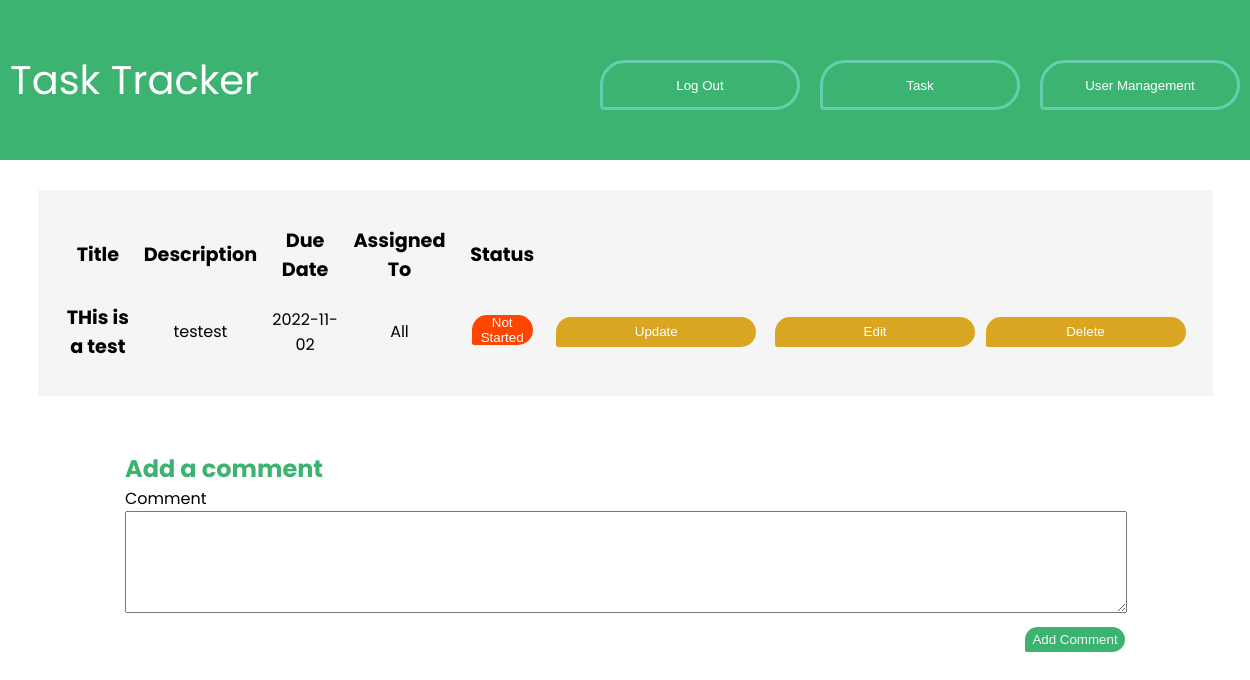
/viewTask/2 (signed in), run on an earlier commit of the app's database.
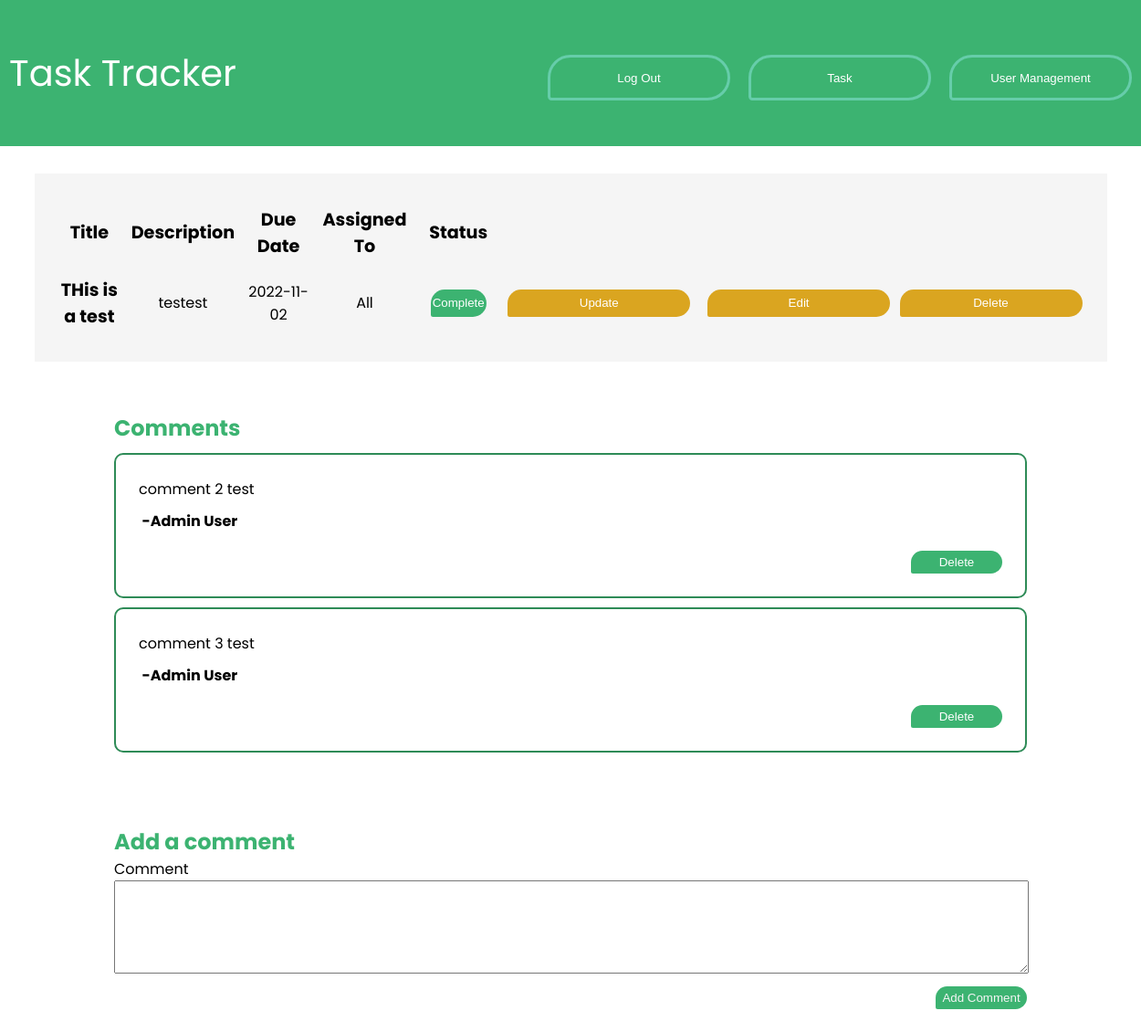
And on a later commit of the database.
### models.py (models this page shows, shortened)
class Comment(db.Model):
    id = db.Column(db.Integer, primary_key=True)
    content = db.Column(db.VARCHAR, nullable=False)
    todo_id = db.Column(db.Integer, db.ForeignKey("todo.id"), nullable=False)
    user_id = db.Column(db.Integer, db.ForeignKey("user.id"), nullable=False)

class User(db.Model):
    id = db.Column(db.Integer, primary_key=True)
    name = db.Column(db.String(4150))
    email = db.Column(db.String(4150), unique=True)
    username = db.Column(db.String(100), unique=True)
    password = db.Column(db.String(100))
    access = db.Column(db.Boolean)  # True if admin, False otherwise
    pinnedTask = db.Column(db.String(4150))

### app.py (the view)
@app.route('/viewTask/<int:task_id>')
def viewTask(task_id):
    global user
    user_list = User.query.all()
    if user == User:
        return redirect(url_for('login'))
    else:
        form = CommentForm()
        return render_template('viewTask.html', user=user, user_list=user_list,
                               todo=Todo.query.filter_by(id=task_id).first(), form=form)

### forms.py
class CommentForm(FlaskForm):
    class Meta:
        csrf = False
    comment = TextAreaField(validators=[Length(min=1)])
    submit = SubmitField('Add Comment')

### templates/viewTask.html (shortened to what this page needs)
<!DOCTYPE html>
<html lang="en">
<head>
    <link rel="stylesheet" href="../static/main.css">
</head>
<body>
    <div class= "index-wrapper">
        <a class="index-header" href="/">
            Task Tracker
        </a>
        <div class="top-contain">
            <a href="/logout">
                <button class="top-bar">Log Out</button>
            </a>
            <a href="/task">
                <button class="top-bar">Task</button>
            </a>
                <a href="/ViewUsers">
                    <button class="top-bar">User Management</button>
                </a>
        </div>
    </div>
    <div id="todo" class="todo">
        <table>
            <thead>
                <th>Title</th>
                <th>Description</th>
                <th>Due Date</th>
                <th>Assigned To</th>
                <th>Status</th>
                <th></th>
                <th></th>
            </thead>
            <tbody>
                <tr>
                    <td class="title">{{ todo.title }}</td>
                    <td>{{ todo.description }}</td>
                    <td>{{ todo.due }}</td>
                    <td>{{ todo.assigned }}</td>
                    <td>{% if todo.complete == 0 %}
                        <button class="notStarted">Not Started</button>
                    {% elif todo.complete == 1 %}
                        <button class="inProgress">In Progress</button>
                    {% else %}
                        <button class="complete">Complete</button>
                    {% endif %}</td>
                    <td><a href="/update/{{ todo.id }}">
                        <button class="task-button">Update</button>
                    </a></td>
                    {% if todo.createdBy == user.id or user.access == 1 %}
                        <td><a href="/editTask/{{ todo.id }}">
                            <button class="task-button">Edit</button>
                        </a></td>
                        <td><a href="/delete/{{ todo.id }}">
                            <button class="task-button">Delete</button>
                        </a></td>
                    {% endif %}</tr>
            </tbody>
        </table>
    </div>
    {% if todo.comments %}
  {% if todo.comments|length > 0 %}
  <div class="comment-container"> <h2>Comments</h2>
    <div>
    {% for comment in todo.comments %}
        {% for commentUser in user_list %}
            {% if commentUser.id==comment.user_id %}
                <div class="comment-card"><div>{{ comment.content }} </div><div><b>&nbsp;-{{ commentUser.name }}</b></div> {% if user.access==1 or comment.user_id==user.id or todo.createdBy==user.id%}
                <a href="/deleteComment/{{ comment.id }}"><button>Delete</button></a>{% endif %}</div>
            {% endif %}
            {% endfor %}
    {% endfor %}
    </div>
  {% endif %}
{% endif %}
</div>
<form action="{{ url_for('new_comment', task_id=todo.id) }}" method="post">
  <div class="submit-container">
    <h2>Add a comment</h2>
    <div>
      {{ form.comment.label }} <br/> {{ form.comment }}
    </div>
    {{ form.submit }}
  </div>
</form>
</body>
</html>

What changed in the data, as far as the page shows it:
changed Todo "THis is a test": complete 0 → 2 (drawn)
added Comment: content "comment 2 test"
now on this page (row unchanged): User: name "Admin User"
added Comment: content "comment 3 test"
Also different on the page:
text no longer shown: "Not Started"
text now shown: "Complete Comments"
